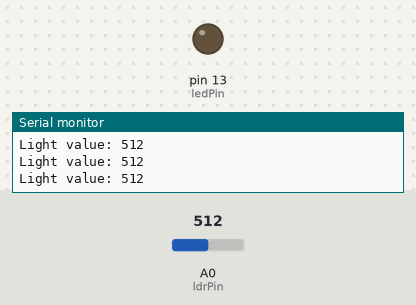
Simulated run of this sketch. Board: Arduino Uno, built with avr-gcc and run on an emulated ATmega328P. Parts: output pins drawn as LEDs (lit = HIGH), the last lines printed to the serial monitor. Inputs (shaded band) come from the test bench; at power-on: A0 (ldrPin) = 512.

Above: at 1.3 s.
1.4 s: A0 (ldrPin) set to 491
At 2.1 s:
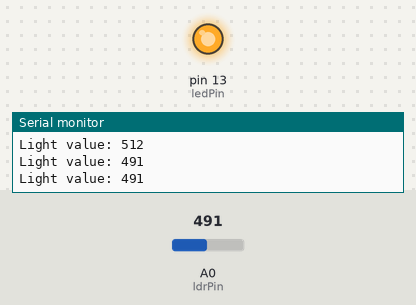
3.0 s: A0 (ldrPin) set to 510
At 3.3 s:
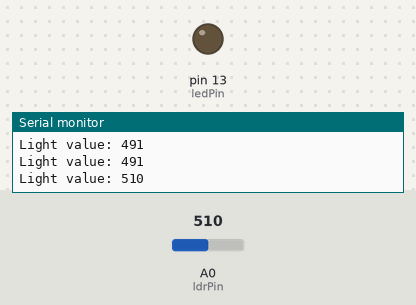
4.5 s: A0 (ldrPin) set to 490
At 5.7 s:
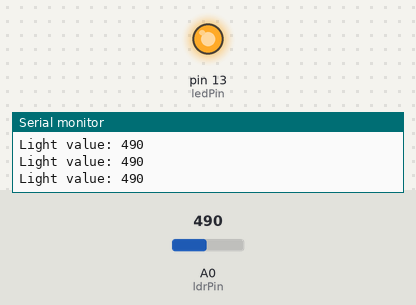
Timing chart, 0 to 7.5 s (numbered marks = the images above; inputs shaded):
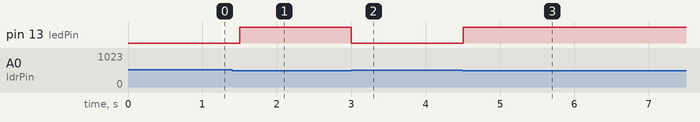

The sketch:

sketch.ino
```cpp
const int ldrPin = A0;
const int ledPin = 13;

int lightValue = 0;

void setup() {
  pinMode(ledPin, OUTPUT);
  Serial.begin(9600);
}

void loop() {
  lightValue = analogRead(ldrPin);

  Serial.print("Light value: ");
  Serial.println(lightValue);

  if (lightValue < 500) {
    digitalWrite(ledPin, HIGH);  // Street light ON
  } else {
    digitalWrite(ledPin, LOW);   // Street light OFF
  }

  delay(500);
}
```

Measured:
- the behaviour switches between 500 and 499 on A0 (ldrPin) (found by bisection; images 0 and 1)
- after the input at 1.4 s, pin 13 (ledPin): LOW → HIGH after 0.10 s
- after the input at 3.0 s, pin 13 (ledPin): HIGH → LOW at once
- after the input at 4.5 s, pin 13 (ledPin): LOW → HIGH at once
